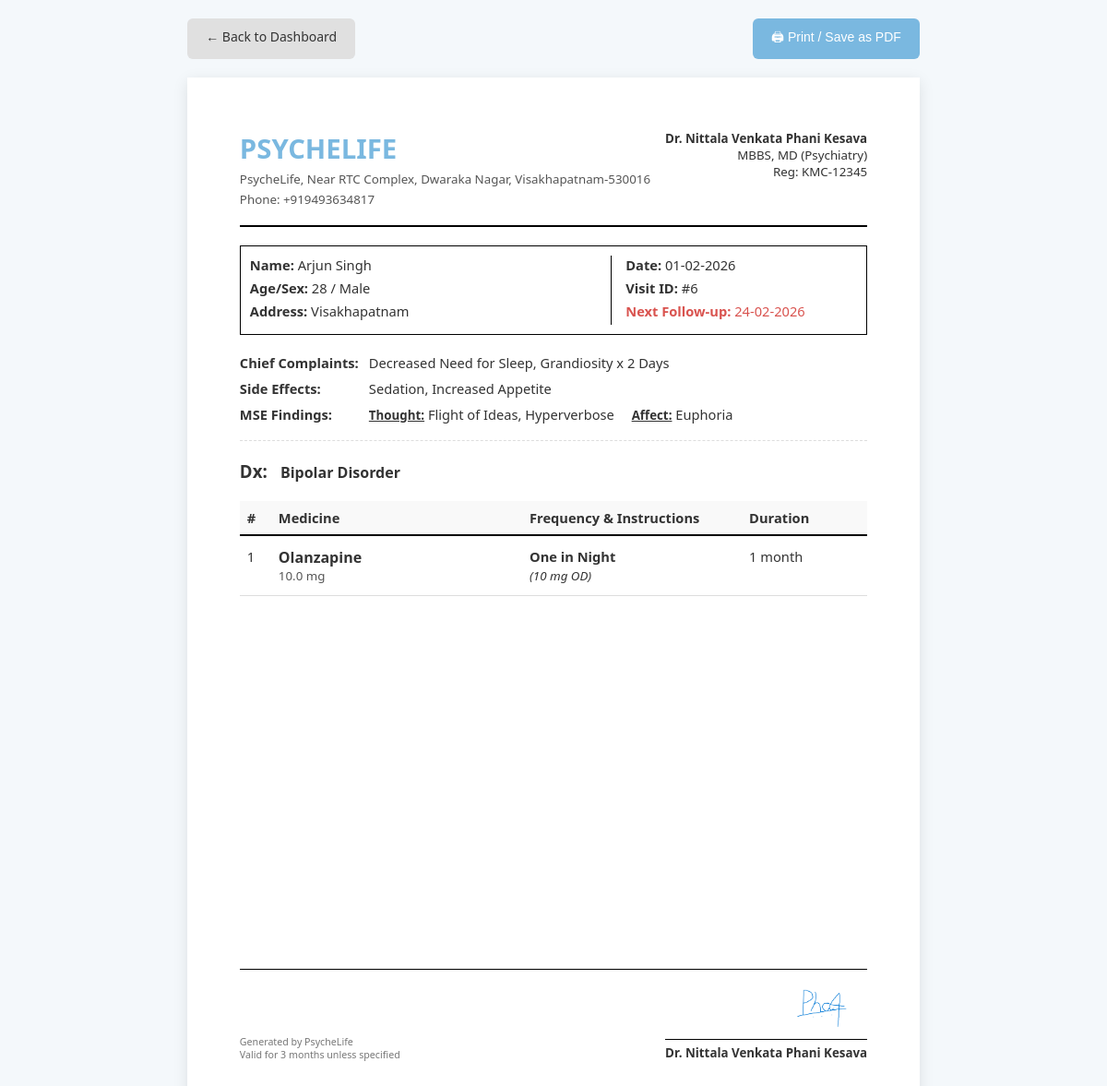
/preview_prescription/6 (signed in), run on an earlier commit of the app's database.
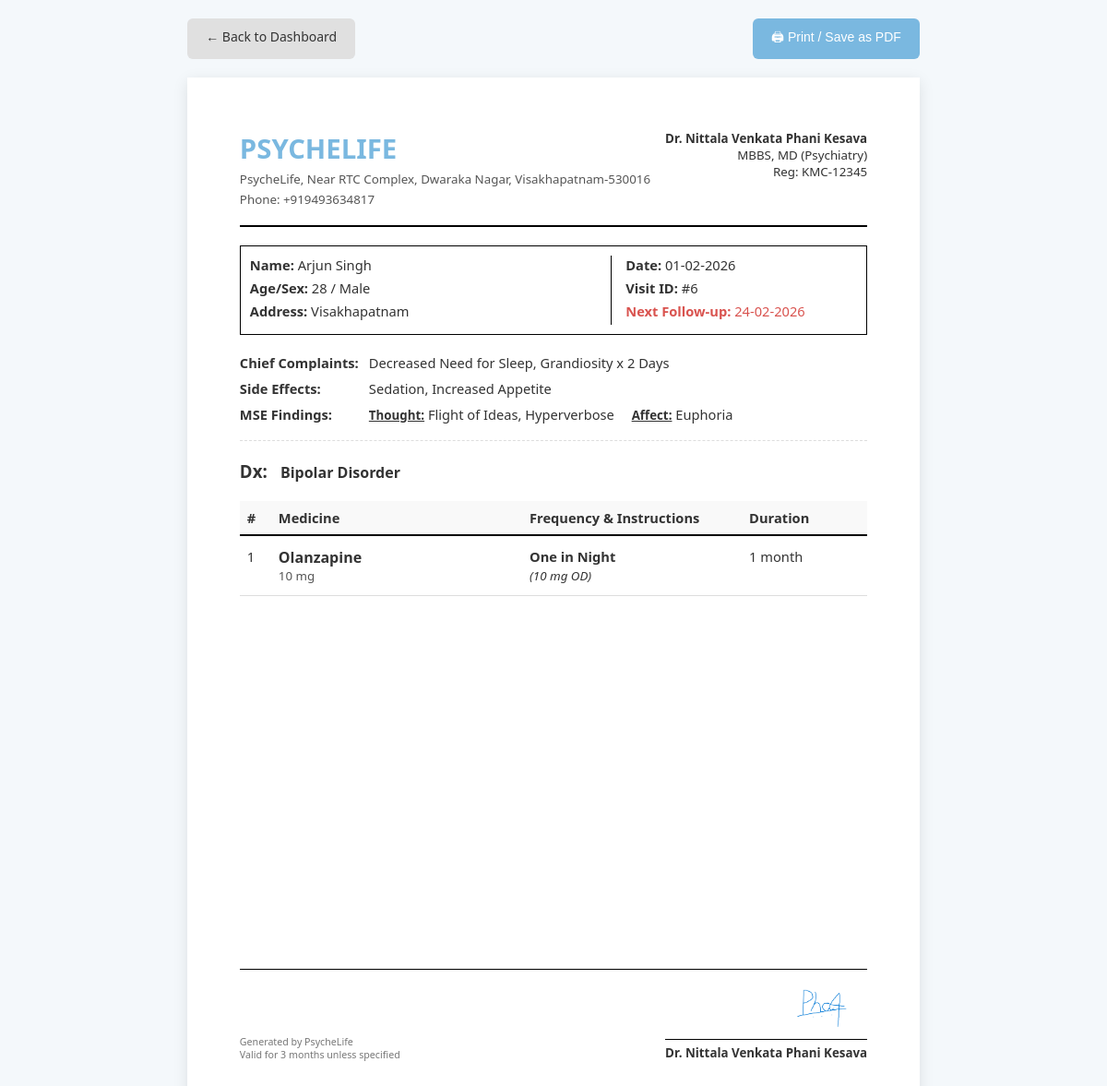
And on a later commit of the database.
### models.py (models this page shows, shortened)
class Doctor(db.Model):
    __tablename__ = 'doctors'
    id = db.Column(db.Integer, primary_key=True)
    username = db.Column(db.String(80), unique=True, nullable=False)
    password_hash = db.Column(db.String(120), nullable=False)
    full_name = db.Column(db.String(100)) # e.g. "Dr. John Doe"
    clinic_name = db.Column(db.String(200))
    kmc_code = db.Column(db.String(50))
    address_text = db.Column(db.Text)
    social_handle = db.Column(db.String(100)) # e.g. "@drjohnpsych"
    signature_filename = db.Column(db.String(200)) # Path to uploaded image
    phone = db.Column(db.String(20))
    email = db.Column(db.String(120))
    patients = db.relationship('Patient', backref='doctor', lazy=True)

class Patient(db.Model):
    __tablename__ = 'patients'
    id = db.Column(db.Integer, primary_key=True)
    name = db.Column(db.String(100), nullable=False)
    age = db.Column(db.Integer, nullable=False)
    sex = db.Column(db.String(10), nullable=False)
    address = db.Column(db.Text)
    doctor_id = db.Column(db.Integer, db.ForeignKey('doctors.id'), nullable=False)
    phone = db.Column(db.String(20))  # Optional Phone
    attender_name = db.Column(db.String(100))
    attender_relation = db.Column(db.String(50))
    attender_reliability = db.Column(db.String(10))  # 'Yes' or 'No'
    personal_notes = db.Column(db.Text)  # Doctor's personal ID notes
    visits = db.relationship('Visit', backref='patient', lazy=True, cascade='all, delete-orphan')

class Visit(db.Model):
    __tablename__ = 'visits'
    id = db.Column(db.Integer, primary_key=True)
    patient_id = db.Column(db.Integer, db.ForeignKey('patients.id'), nullable=False)
    date = db.Column(db.Date, nullable=False)
    visit_type = db.Column(db.String(20), nullable=False)  # 'First' or 'Follow-up'
    provisional_diagnosis = db.Column(db.Text)
    differential_diagnosis = db.Column(db.Text)
    next_visit_date = db.Column(db.Date)
    note = db.Column(db.Text)
    symptom_entries = db.relationship('SymptomEntry', backref='visit', lazy=True, cascade='all, delete-orphan')
    medication_entries = db.relationship('MedicationEntry', backref='visit', lazy=True, cascade='all, delete-orphan')
    side_effect_entries = db.relationship('SideEffectEntry', backref='visit', lazy=True, cascade='all, delete-orphan')
    mse_entries = db.relationship('MSEEntry', backref='visit', lazy=True, cascade='all, delete-orphan')
    stressor_entries = db.relationship('StressorEntry', backref='visit', lazy=True, cascade='all, delete-orphan')
    personality_entries = db.relationship('PersonalityEntry', backref='visit', lazy=True, cascade='all, delete-orphan')

class SymptomEntry(db.Model):
    __tablename__ = 'symptom_entries'
    id = db.Column(db.Integer, primary_key=True)
    visit_id = db.Column(db.Integer, db.ForeignKey('visits.id'), nullable=False)
    symptom_name = db.Column(db.String(200), nullable=False)
    score_onset = db.Column(db.Float)
    score_progression = db.Column(db.Float)
    score_current = db.Column(db.Float, nullable=False)
    duration_text = db.Column(db.String(100))
    note = db.Column(db.Text)

class SideEffectEntry(db.Model):
    __tablename__ = 'side_effect_entries'
    id = db.Column(db.Integer, primary_key=True)
    visit_id = db.Column(db.Integer, db.ForeignKey('visits.id'), nullable=False)
    side_effect_name = db.Column(db.String(200), nullable=False)
    score_onset = db.Column(db.Float)
    score_progression = db.Column(db.Float)
    score_current = db.Column(db.Float, nullable=False)  # Renamed from 'score' conceptually
    duration_text = db.Column(db.String(100))
    note = db.Column(db.Text)
    score = db.Column(db.Integer, default=0)

class MSEEntry(db.Model):
    __tablename__ = 'mse_entries'
    id = db.Column(db.Integer, primary_key=True)
    visit_id = db.Column(db.Integer, db.ForeignKey('visits.id'), nullable=False)
    category = db.Column(db.String(50), nullable=False)  # 'Thought', 'Perception', 'Affect'
    finding_name = db.Column(db.String(200))
    score_onset = db.Column(db.Float)
    score_progression = db.Column(db.Float)
    score_current = db.Column(db.Float, nullable=False)  # Renamed from 'score'
    duration = db.Column(db.String(100))
    note = db.Column(db.Text)
    score = db.Column(db.Integer, default=0)

class MedicationEntry(db.Model):
    __tablename__ = 'medication_entries'
    id = db.Column(db.Integer, primary_key=True)
    visit_id = db.Column(db.Integer, db.ForeignKey('visits.id'), nullable=False)
    drug_name = db.Column(db.String(200), nullable=False)
    drug_type = db.Column(db.String(50))  # 'Brand' or 'Generic'
    dose_mg = db.Column(db.String(50))
    frequency = db.Column(db.String(20))
    duration_text = db.Column(db.String(100))
    note = db.Column(db.Text)  # Instructions (Before/After food)

### app.py (the view)
@app.route('/preview_prescription/<int:visit_id>')
@login_required
def preview_prescription(visit_id):
    visit = Visit.query.get_or_404(visit_id)
    patient = visit.patient
    include_qr = request.args.get('include_qr') == 'true'
    lifchart_url = None
    if include_qr:
        base_url = request.url_root.rstrip('/')
        lifchart_url = f"{base_url}/life_chart/{patient.id}"
    return render_template('preview_prescription.html',
                         patient=patient,
                         visit=visit,
                         lifchart_url=lifchart_url)

### app.py (called while the page is built)
@app.context_processor
def utility_processor():
    return dict(format_frequency=format_frequency)

def login_required(f):
    @wraps(f)
    def decorated_function(*args, **kwargs):
        if 'logged_in' not in session and 'guest' not in session:
            flash('Please log in to access this page.', 'error')
            return redirect(url_for('landing'))
        return f(*args, **kwargs)
    return decorated_function

### templates/preview_prescription.html (shortened to what this page needs)
<!DOCTYPE html>
<html lang="en">
<head>
</head>
<body>
    <div class="action-bar">
        <a href="{{ url_for('dashboard') }}" class="btn btn-secondary">← Back to Dashboard</a>
        <button onclick="window.print()" class="btn btn-primary">🖨 Print / Save as PDF</button>
    </div>
    <div class="prescription-paper">
        <div class="rx-header">
            <div class="hospital-info">
                <h1>{{ guest_doctor.clinic if guest else (patient.doctor.clinic_name or "ElevenEleven Health") }}</h1>
                <p>{{ guest_doctor.address if guest else (patient.doctor.address_text or "Psychiatry & Wellness Center") }}</p>
                <p>Phone: {{ guest_doctor.phone if guest else (patient.doctor.phone or "") }}</p>
            </div>
            <div class="doctor-info">
                <p><strong>Dr. {{ guest_doctor.name if guest else (patient.doctor.full_name or session.get('username')|title) }}</strong></p>
                <p>{{ guest_doctor.qualification if guest else "MBBS, MD (Psychiatry)" }}</p>
                <p>Reg: {{ guest_doctor.registration if guest else (patient.doctor.kmc_code or "KMC-12345") }}</p>
            </div>
        </div>
        <div class="patient-info-box">
            <div class="info-left">
                <div class="info-row"><strong>Name:</strong> {{ guest_patient.name if guest else patient.name }}</div>
                <div class="info-row"><strong>Age/Sex:</strong> {{ guest_patient.age if guest else patient.age }} / {{ guest_patient.sex if guest else patient.sex }}</div>
                <div class="info-row"><strong>Address:</strong> {{ guest_patient.address if guest else patient.address }}</div>
            </div>
            <div class="info-right">
                <div class="info-row"><strong>Date:</strong> {{ visit.date.strftime('%d-%m-%Y') if visit.date else "Today" }}</div>
                <div class="info-row"><strong>Visit ID:</strong> #{{ visit.id if not guest else "Guest" }}</div>
                {% if visit.next_visit_date %}
                <div class="info-row" style="margin-top: 5px; color: #d9534f;">
                    <strong>Next Follow-up:</strong> {{ visit.next_visit_date.strftime('%d-%m-%Y') }}
                </div>
                {% endif %}
            </div>
        </div>
        {% if visit.symptom_entries or visit.side_effect_entries or visit.mse_entries %}
        <div class="clinical-section">
            {% if visit.symptom_entries %}
            <div class="clinical-row">
                <div class="clinical-label">Chief Complaints:</div>
                <div class="clinical-data">
                    {% for s in visit.symptom_entries %}
                        {{ s.symptom_name }}{% if s.duration_text %} x {{ s.duration_text }}{% endif %}{% if not loop.last %}, {% endif %}
                    {% endfor %}
                </div>
            </div>
            {% endif %}
            {% if visit.side_effect_entries %}
            <div class="clinical-row">
                <div class="clinical-label">Side Effects:</div>
                <div class="clinical-data">
                    {% for s in visit.side_effect_entries %}
                        {{ s.side_effect_name }}{% if s.duration_text %} x {{ s.duration_text }}{% endif %}{% if not loop.last %}, {% endif %}
                    {% endfor %}
                </div>
            </div>
            {% endif %}
            {% if visit.mse_entries %}
                {% set thoughts = [] %}
                {% set perceptions = [] %}
                {% set affects = [] %}
                {% if thoughts or perceptions or affects %}
                <div class="clinical-row">
                    <div class="clinical-label">MSE Findings:</div>
                    <div class="clinical-data">
                        {% if thoughts %}
                            <div class="mse-group"><span>Thought:</span> {{ thoughts|join(', ') }}</div>
                        {% endif %}
                        {% if affects %}
                            <div class="mse-group"><span>Affect:</span> {{ affects|join(', ') }}</div>
                        {% endif %}
                    </div>
                </div>
                {% endif %}
            {% endif %}
        </div>
        {% endif %}
        {% if visit.provisional_diagnosis %}
        <div style="margin-bottom: 20px; font-weight: bold;">
            <span style="font-size: 14pt;">Dx:</span>
            <span style="font-size: 12pt; margin-left: 10px;">{{ visit.provisional_diagnosis }}</span>
        </div>
        {% endif %}
        <table class="rx-table">
            <thead>
                <tr>
                    <th style="width: 5%;">#</th>
                    <th style="width: 40%;">Medicine</th>
                    <th style="width: 35%;">Frequency & Instructions</th> <th style="width: 20%;">Duration</th>
                </tr>
            </thead>
            <tbody>
                {% for entry in visit.medication_entries %}
                <tr>
                    <td>{{ loop.index }}</td>
                    <td>
                        <div style="font-weight: bold; font-size: 12pt;">
                            {{ entry.drug_name }}
                        </div>
                        {% if entry.dose_mg %}
                        <div style="font-size: 10pt; color: #555;">{{ entry.dose_mg }}</div>
                        {% endif %}
                    </td>
                    <td>
                        <div style="font-weight: 600;">
                            {{ format_frequency(entry.frequency) }}
                        </div>
                        {% if entry.note %}
                        <div style="font-style: italic; font-size: 10pt; margin-top: 2px;">
                            ({{ entry.note }})
                        </div>
                        {% endif %}
                    </td>
                    <td>{{ entry.duration_text }}</td>
                </tr>
                {% endfor %}
            </tbody>
        </table>
        <div class="rx-footer">
            <div style="font-size: 8pt; color: #777;">
                Generated by PsycheLife<br>
                Valid for 3 months unless specified
            </div>
            <div style="text-align: right;">
                {% if guest and guest_signature_b64 %}
                    <img style="max-height: 50px; display: block; margin-left: auto;">
                {% elif not guest and patient.doctor.signature_filename %}
                    <img src="{{ url_for('static', filename='signatures/' + patient.doctor.signature_filename) }}" style="max-height: 60px; display: block; margin-left: auto;">
                {% else %}
                    <div style="height: 50px;"></div>
                {% endif %}
                <div style="border-top: 1px solid #000; padding-top: 5px; margin-top: 5px; display: inline-block;">
                    <strong>Dr. {{ guest_doctor.name if guest else (patient.doctor.full_name or session.get('username')|title) }}</strong>
                </div>
            </div>
        </div>
    </div>
</body>
</html>

### templates/preview_prescription.html (style rules this page uses)
:root { --primary-blue: #A5DCFE; --primary-dark: #7ab8e0; --text-color: #333; --border-color: #e0e0e0; --bg-color: #f4f8fb; }
* { box-sizing: border-box; margin: 0; padding: 0; }
body { font-family: 'Segoe UI', Tahoma, Geneva, Verdana, sans-serif; background-color: var(--bg-color); color: var(--text-color); }
.action-bar { max-width: 210mm; margin: 20px auto; display: flex; justify-content: space-between; }
.btn { padding: 10px 20px; border: none; border-radius: 6px; cursor: pointer; text-decoration: none; display: inline-block; font-size: 14px; transition: 0.2s; }
.btn-primary { background: var(--primary-dark); color: white; }
.btn-secondary { background: #e0e0e0; color: #333; }
.prescription-paper { background: white; width: 210mm; min-height: 297mm; margin: 0 auto; padding: 15mm; box-shadow: 0 4px 15px rgba(0,0,0,0.1); position: relative; }
.rx-header { display: flex; justify-content: space-between; border-bottom: 2px solid #000; padding-bottom: 15px; margin-bottom: 20px; }
.hospital-info h1 { font-size: 22pt; margin: 0; color: var(--primary-dark); text-transform: uppercase; }
.hospital-info p { margin: 4px 0; font-size: 10pt; color: #555; }
.doctor-info { text-align: right; font-size: 10pt; }
.patient-info-box { display: flex; border: 1px solid #000; padding: 10px; margin-bottom: 20px; font-size: 11pt; }
.info-left { flex: 1.5; border-right: 1px solid #000; padding-right: 15px; }
.info-right { flex: 1; padding-left: 15px; }
.info-row { margin-bottom: 5px; }
.clinical-section { margin-bottom: 20px; font-size: 11pt; border-bottom: 1px dashed #ddd; padding-bottom: 10px; }
.clinical-row { display: flex; margin-bottom: 8px; }
.clinical-label { font-weight: bold; width: 140px; flex-shrink: 0; }
.clinical-data { flex: 1; }
.mse-group { display: inline-block; margin-right: 15px; }
.mse-group span { font-weight: 600; text-decoration: underline; font-size: 10pt; }
.rx-table { width: 100%; border-collapse: collapse; font-size: 11pt; margin-bottom: 20px; }
.rx-table th { border-bottom: 2px solid #000; padding: 8px; text-align: left; background: #f9f9f9; }
.rx-table td { border-bottom: 1px solid #ddd; padding: 12px 8px; vertical-align: top; }
.rx-footer { position: absolute; bottom: 15mm; left: 15mm; right: 15mm; display: flex; justify-content: space-between; align-items: flex-end; font-size: 10pt; border-top: 1px solid #000; padding-top: 10px; }

What changed in the data, as far as the page shows it:
changed MedicationEntry "Olanzapine": dose_mg "10.0 mg" → "10 mg"
